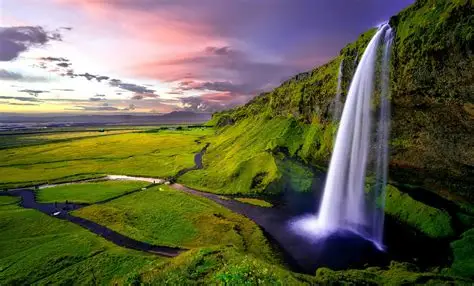
#> input picture OIP.webp, 474 x 286 px, found by its file name
$ python basic_utility_functions.py
#> lines starting #> are read from the running program, lines starting #| are printed output that depends on the picture
import cv2
import os
img=cv2.imread(r"C:\Users\User\OneDrive\open cv\open cv images\OIP.webp")
#> img is the input picture: shape (286, 474, 3); mean B, G, R 76.4, 101.5, 102.9
#cv2.imshow("bg image",img)
print(img)
#> (printed output is left out)
resized_img=cv2.resize(img,(1500,1200))
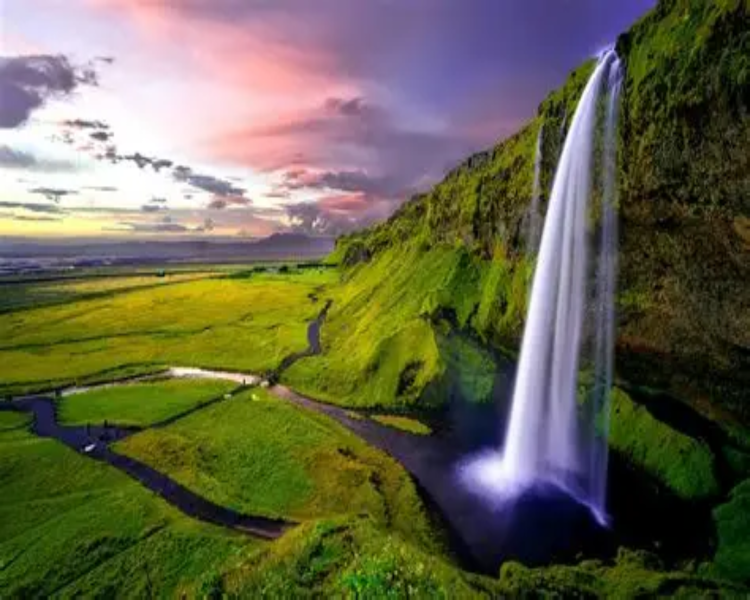
#> resized_img: shape (1200, 1500, 3) (shown at 1/2 size); mean B, G, R 76.3, 101.4, 102.8
#cv2.imshow("resized image",resized_img)
img2=cv2.imread(r"C:\Users\User\OneDrive\open cv\open cv images\clouds-cloudy-conifers-247478.jpg")
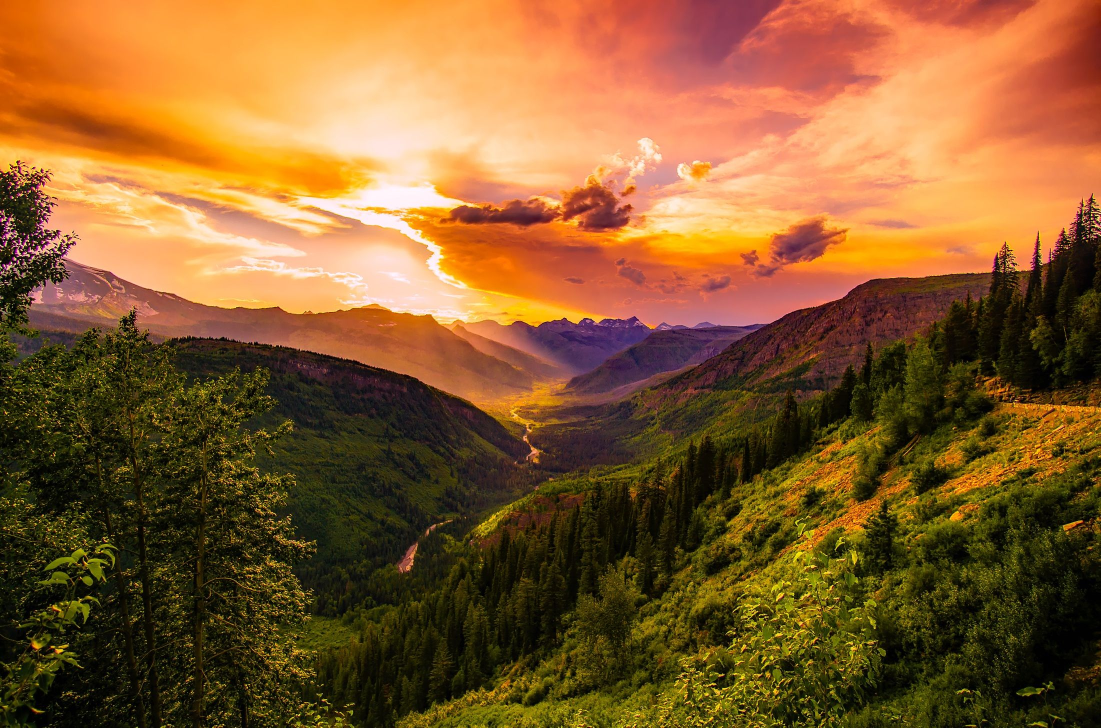
#> input picture clouds-cloudy-conifers-247478.jpg, 2201 x 1455 px, found by its file name (shown at 1/2 size)
#> img2 is the input picture: shape (1455, 2201, 3); mean B, G, R 46.7, 92, 134.6
#cv2.imshow("bg image",img2)

resized_img2=cv2.resize(img2,(1500,1200))
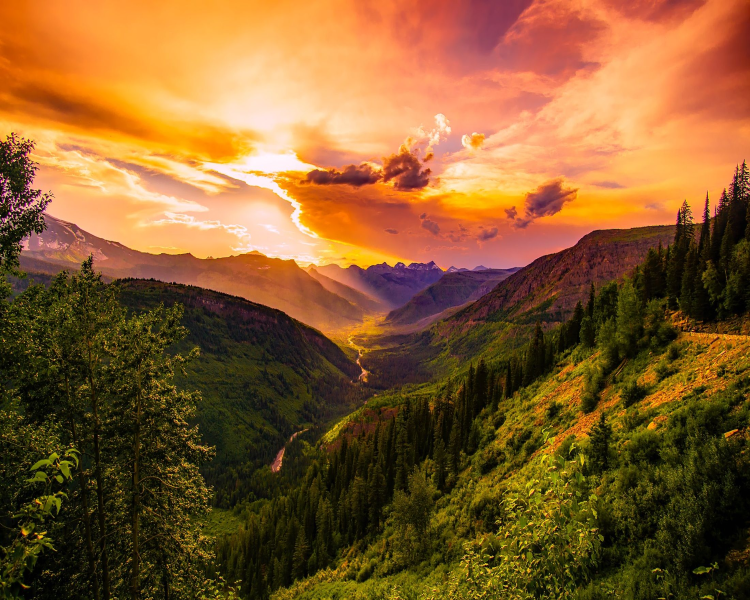
#> resized_img2: shape (1200, 1500, 3) (shown at 1/2 size); mean B, G, R 46.6, 91.9, 134.5
#cv2.imshow("resized image",resized_img2)
combination_img=cv2.addWeighted(resized_img,0.9,resized_img2,0.9,0)
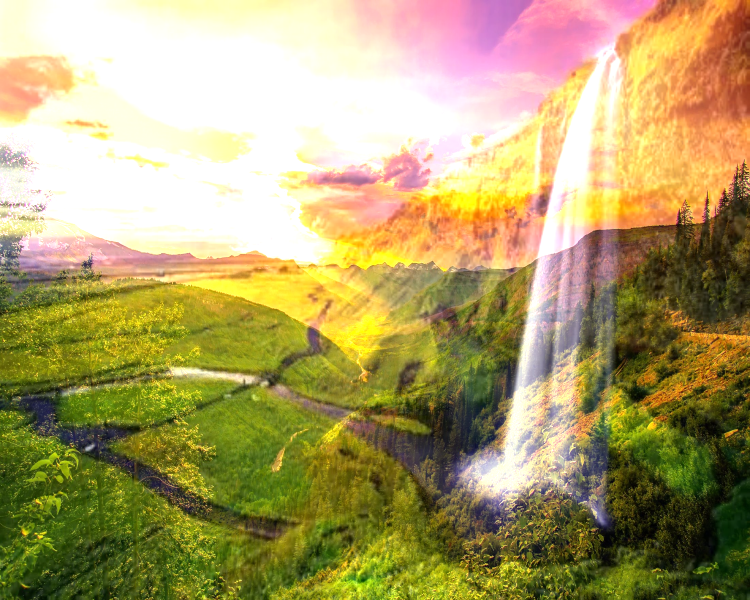
#> combination_img: shape (1200, 1500, 3) (shown at 1/2 size); mean B, G, R 105, 159, 173.6
cv2.imshow("combination",combination_img)
cv2.waitKey(0)
